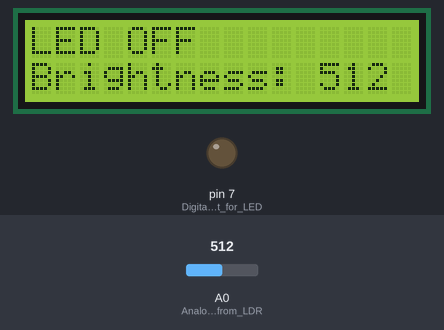
The sketch below on a simulated Arduino Uno, built with avr-gcc and run on an emulated ATmega328P. Shown: 16×2 character LCD, output pins drawn as LEDs (lit = HIGH). The test bench sets the inputs (shaded band); at power-on: A0 (Analog_input_from_LDR) = 512.

Above: at 1.2 s.
1.3 s: A0 (Analog_input_from_LDR) set to 28
At 1.74 s:
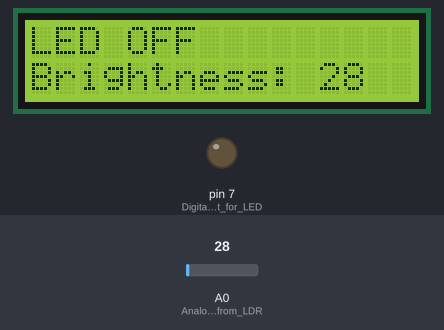
4.0 s: A0 (Analog_input_from_LDR) set to 24
At 4.18 s:
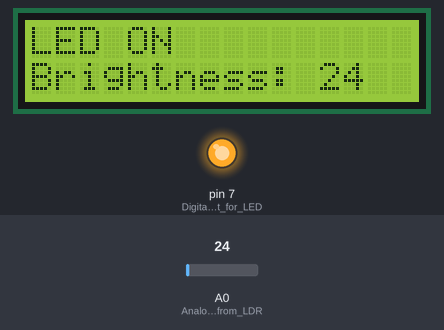
6.1 s: A0 (Analog_input_from_LDR) set to 0
At 6.32 s:
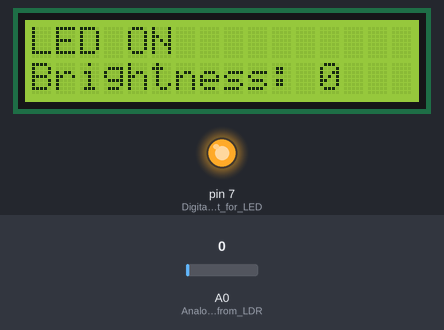
Timing chart, 0 to 9.1 s (numbered marks = the images above; inputs shaded):
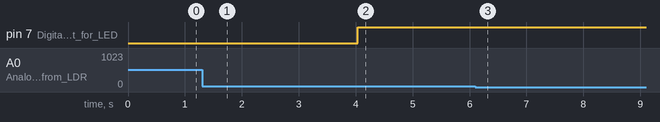

The sketch:

Challenge_2_reference.ino
```cpp
// include the library code:
#include <LiquidCrystal.h>

// initialize the library by associating any needed LCD interface pin
// with the arduino pin number it is connected to
const int rs = 12, en = 11, d4 = 5, d5 = 4, d6 = 3, d7 = 2;
LiquidCrystal lcd(rs, en, d4, d5, d6, d7);

void setup() {
  pinMode(A0, INPUT); //Analog input from LDR
  pinMode(7, OUTPUT); //Digital output for LED
  // set up the LCD's number of columns and rows:
  lcd.begin(16, 2);
  // Print a message to the LCD.
}

void loop() {
  digitalWrite(7, 0);
  int lightlevel = analogRead(A0);
  String showlightlevel = String(lightlevel);

  if (lightlevel > 25) {
    lcd.setCursor(0, 0);
    lcd.print("LED OFF");
    lcd.setCursor(0, 1);
    lcd.print("Brightness: " + showlightlevel);
  }

  else {
    digitalWrite(7, 1);
    lcd.setCursor(0, 0);
    lcd.print("LED ON");
    lcd.setCursor(0, 1);
    lcd.print("Brightness: " + showlightlevel);
  }

  delay(300);
  lcd.clear();
}
```

Measured:
- the behaviour switches between 26 and 25 on A0 (Analog_input_from_LDR) (found by bisection; images 1 and 2)
- after the input at 1.3 s, the display: first differs from a run without the input after 0.29 s (image 1)
- after the input at 4.0 s, pin 7 (Digital_output_for_LED): LOW → HIGH at once; the display: first differs from a run without the input at once (image 2)
- after the input at 6.1 s, the display: first differs from a run without the input after 0.07 s (image 3)
